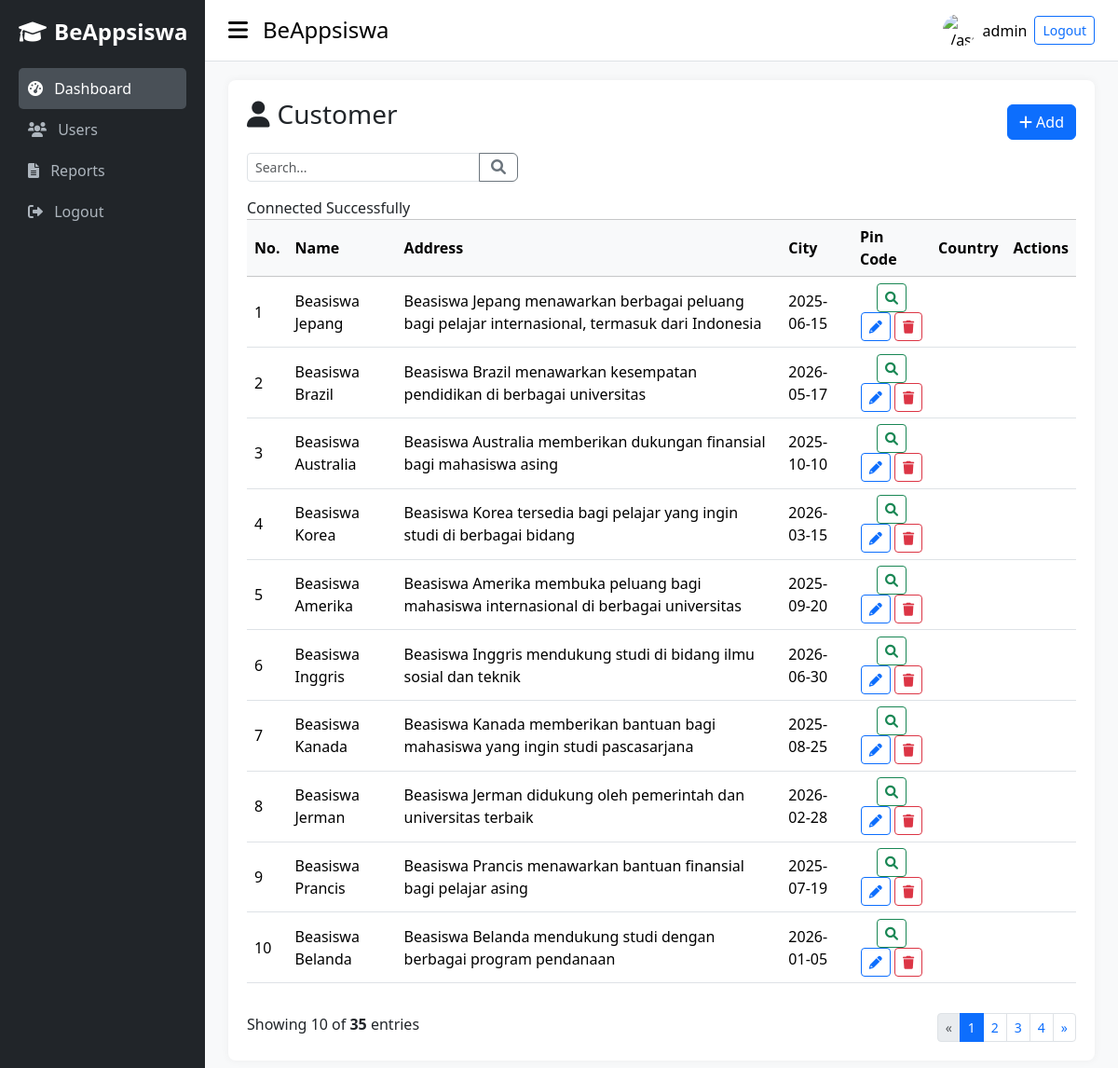
Page /app/pages/index.php (signed in) on the committed database.
### tables this page shows
CREATE TABLE `beasiswa` (
  `id_beasiswa` varchar(100) NOT NULL,
  `nama_beasiswa` varchar(255) NOT NULL,
  `deskripsi_beasiswa` text NOT NULL,
  `tanggal_ditutup_beasiswa` date NOT NULL
);

### app/pages/index.php (the view, shortened to what this page needs)
<!DOCTYPE html>
<html lang="en">
<head>
  <link href="../assets/css/bootstrap.min.css" rel="stylesheet">
  <link rel="stylesheet" href="https://cdnjs.cloudflare.com/ajax/libs/font-awesome/6.0.0-beta3/css/all.min.css">
</head>
<body>
  <div class="d-flex">
    <nav class="sidebar d-flex flex-column">
      <div class="d-flex align-items-center mb-4">
        <i class="fas fa-graduation-cap text-white me-2 fs-4"></i>
        <h4 class="text-white fw-bold mb-0">BeAppsiswa</h4>
      </div>
      <ul class="nav nav-pills flex-column mb-auto">
        <li class="nav-item">
          <a href="#" class="nav-link active"><i class="fas fa-tachometer-alt me-2"></i> Dashboard</a>
        </li>
        <li>
          <a href="#" class="nav-link"><i class="fas fa-users me-2"></i> Users</a>
        </li>
        <li>
          <a href="#" class="nav-link"><i class="fas fa-file-alt me-2"></i> Reports</a>
        </li>
        <li>
          <a href="#" class="nav-link"><i class="fas fa-sign-out-alt me-2"></i> Logout</a>
        </li>
      </ul>
    </nav>
    <div class="flex-grow-1">
      <div class="topbar d-flex justify-content-between align-items-center">
        <div class="d-flex align-items-center gap-3">
          <i class="fas fa-bars fs-4"></i>
          <h4 class="mb-0">BeAppsiswa</h4>
        </div>
        <div class="d-flex align-items-center gap-2">
          <img src="../assets/images/images.png" alt="../assets/images/images.png" style="max-width: 35px; max-height: 35px; border-radius: 100%;">
          <span><?= $_SESSION['username'] ?></span>
          <button onclick="location.href='confirm-logout.php'" class="btn btn-sm btn-outline-primary">Logout</button>
        </div>
      </div>
      <div class="content-area">
        <div class="table-wrapper">
          <div class="d-flex justify-content-between align-items-center mb-2">
            <h3 class="mb-3"><span class="fas fa-user me-2"></span>Customer</h3>
            <button class="btn btn-primary"><span class="fas fa-plus me-1"></span>Add</button>
          </div>
          <div class="mb-3 input-group">
            <input type="text" class="form-control form-control-sm search-box" placeholder="Search...">
            <button class="btn btn-outline-secondary fas fa-search"></button>
          </div>
          <div class="table-responsive">
            <table class="table table-bordered align-middle table-hover">
              <thead class="table-light">
                <tr>
                  <th>No.</th>
                  <th>Name</th>
                  <th>Address</th>
                  <th>City</th>
                  <th>Pin Code</th>
                  <th>Country</th>
                  <th class="text-center">Actions</th>
                </tr>
              </thead>
              <tbody>
                <?php
                $server = "localhost";
                $username = "root";
                $password = "";
                $database = "crud_uts";
                $koneksi = mysqli_connect($server, $username, $password, $database);
                if (!$koneksi) {
                  die("Connection failed: " . mysqli_connect_error());
                } else {
                  $perPage = 10;
                  $page = isset($_GET['page']) ? (int)$_GET['page'] : 1;
                  $start = ($page - 1) * $perPage;
                  $sql = "SELECT * FROM beasiswa LIMIT $start, $perPage";
                  $hasil = mysqli_query($koneksi, $sql);
                  $no = $start + 1;
                  while ($row = mysqli_fetch_assoc($hasil)) { ?>
                    <tr>
                      <?php
                      echo "<td>{$no}</td>";
                      echo "<td>{$row['nama_beasiswa']}</td>";
                      echo "<td>{$row['deskripsi_beasiswa']}</td>";
                      echo "<td>{$row['tanggal_ditutup_beasiswa']}</td>";
                      ?>
                      <td class='text-center'>
                        <button class='btn btn-sm btn-outline-success' title='View'><i class='fas fa-search'></i></button>
                        <button class='btn btn-sm btn-outline-primary' title='Edit'><i class='fas fa-pencil-alt'></i></button>
                        <button class='btn btn-sm btn-outline-danger' title='Delete'><i class='fas fa-trash'></i></button>
                      </td>
                    </tr>
                <?php
                    $no++;
                  }
                }
                ?>
              </tbody>
            </table>
          </div>
          <?php
          $totalData = mysqli_num_rows(mysqli_query($koneksi, "SELECT * FROM beasiswa"));
          $totalPages = ceil($totalData / $perPage);
          $showing = min($perPage, $totalData - $start);
          ?>
          <div class="d-flex justify-content-between mt-3">
            <span>Showing <?php echo $showing; ?> of <strong><?php echo $totalData; ?></strong> entries</span>
            <nav>
              <ul class="pagination pagination-sm mb-0">
                <li class="page-item <?php echo ($page <= 1) ? 'disabled' : ''; ?>">
                  <a class="page-link" href="?page=<?php echo max(1, $page - 1); ?>">«</a>
                </li>
                <?php for ($i = 1; $i <= $totalPages; $i++) : ?>
                  <li class="page-item <?php echo ($i == $page) ? 'active' : ''; ?>">
                    <a class="page-link" href="?page=<?php echo $i; ?>"><?php echo $i; ?></a>
                  </li>
                <?php endfor; ?>
                <li class="page-item <?php echo ($page >= $totalPages) ? 'disabled' : ''; ?>">
                  <a class="page-link" href="?page=<?php echo min($totalPages, $page + 1); ?>">»</a>
                </li>
              </ul>
            </nav>
          </div>
        </div>
      </div>
    </div>
  </div>
</body>
</html>

### app/pages/index.php (style rules this page uses)
body { min-height: 100vh; margin: 0; overflow-x: hidden; background-color: #f8f9fa; }
.sidebar { width: 220px; min-height: 100vh; background-color: #212529; padding: 20px; }
.sidebar .nav-link { color: #adb5bd; padding: 10px; }
.sidebar .nav-link.active, .sidebar .nav-link:hover { background-color: #495057; color: #fff; border-radius: 5px; }
.topbar { background-color: #ffffff; color: #000; padding: 15px 25px; border-bottom: 1px solid #dee2e6; }
.content-area { padding: 20px 25px; }
.table-wrapper { background: #fff; border-radius: 8px; padding: 20px; box-shadow: 0 0 10px rgba(0, 0, 0, 0.05); }
.table { border-collapse: collapse; }
.table td, .table th { border-left: none; border-right: none; padding-top: 0.4rem; padding-bottom: 0.4rem; }
.table thead th { vertical-align: middle; }
.search-box { max-width: 250px; }
.pagination .page-item.active .page-link { background-color: #0d6efd; border-color: #0d6efd; }

### rows in the picture
beasiswa: nama_beasiswa "Beasiswa Jepang", deskripsi_beasiswa "Beasiswa Jepang menawarkan berbagai peluang bagi pelajar internasional, termasuk dari Indonesia", tanggal_ditutup_beasiswa "2025-06-15"
beasiswa: nama_beasiswa "Beasiswa Brazil", deskripsi_beasiswa "Beasiswa Brazil menawarkan kesempatan pendidikan di berbagai universitas", tanggal_ditutup_beasiswa "2026-05-17"
beasiswa: nama_beasiswa "Beasiswa Australia", deskripsi_beasiswa "Beasiswa Australia memberikan dukungan finansial bagi mahasiswa asing", tanggal_ditutup_beasiswa "2025-10-10"
beasiswa: nama_beasiswa "Beasiswa Korea", deskripsi_beasiswa "Beasiswa Korea tersedia bagi pelajar yang ingin studi di berbagai bidang", tanggal_ditutup_beasiswa "2026-03-15"
beasiswa: nama_beasiswa "Beasiswa Amerika", deskripsi_beasiswa "Beasiswa Amerika membuka peluang bagi mahasiswa internasional di berbagai universitas", tanggal_ditutup_beasiswa "2025-09-20"
beasiswa: nama_beasiswa "Beasiswa Inggris", deskripsi_beasiswa "Beasiswa Inggris mendukung studi di bidang ilmu sosial dan teknik", tanggal_ditutup_beasiswa "2026-06-30"
beasiswa: nama_beasiswa "Beasiswa Kanada", deskripsi_beasiswa "Beasiswa Kanada memberikan bantuan bagi mahasiswa yang ingin studi pascasarjana", tanggal_ditutup_beasiswa "2025-08-25"
beasiswa: nama_beasiswa "Beasiswa Jerman", deskripsi_beasiswa "Beasiswa Jerman didukung oleh pemerintah dan universitas terbaik", tanggal_ditutup_beasiswa "2026-02-28"
beasiswa: nama_beasiswa "Beasiswa Prancis", deskripsi_beasiswa "Beasiswa Prancis menawarkan bantuan finansial bagi pelajar asing", tanggal_ditutup_beasiswa "2025-07-19"
beasiswa: nama_beasiswa "Beasiswa Belanda", deskripsi_beasiswa "Beasiswa Belanda mendukung studi dengan berbagai program pendanaan", tanggal_ditutup_beasiswa "2026-01-05"

### other values in the picture
$_SESSION['username'] "admin"
$showing "10"
$totalData "35"
